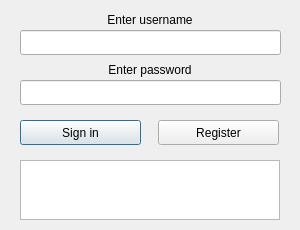
<?xml version="1.0" encoding="UTF-8"?>
<ui version="4.0">
 <class>Dialog</class>
 <widget class="QDialog" name="Dialog">
  <property name="geometry">
   <rect>
    <x>0</x>
    <y>0</y>
    <width>300</width>
    <height>230</height>
   </rect>
  </property>
  <property name="windowTitle">
   <string>Welcome to DevChat</string>
  </property>
  <widget class="QPushButton" name="pushButton">
   <property name="geometry">
    <rect>
     <x>20</x>
     <y>120</y>
     <width>121</width>
     <height>25</height>
    </rect>
   </property>
   <property name="text">
    <string>Sign in</string>
   </property>
  </widget>
  <widget class="QLineEdit" name="lineEdit">
   <property name="geometry">
    <rect>
     <x>20</x>
     <y>30</y>
     <width>261</width>
     <height>25</height>
    </rect>
   </property>
  </widget>
  <widget class="QLabel" name="label">
   <property name="geometry">
    <rect>
     <x>20</x>
     <y>10</y>
     <width>260</width>
     <height>20</height>
    </rect>
   </property>
   <property name="text">
    <string>Enter username</string>
   </property>
   <property name="alignment">
    <set>Qt::AlignCenter</set>
   </property>
  </widget>
  <widget class="QTextBrowser" name="textBrowser">
   <property name="geometry">
    <rect>
     <x>20</x>
     <y>160</y>
     <width>260</width>
     <height>60</height>
    </rect>
   </property>
   <property name="html">
    <string>&lt;!DOCTYPE HTML PUBLIC &quot;-//W3C//DTD HTML 4.0//EN&quot; &quot;http://www.w3.org/TR/REC-html40/strict.dtd&quot;&gt;
&lt;html&gt;&lt;head&gt;&lt;meta name=&quot;qrichtext&quot; content=&quot;1&quot; /&gt;&lt;meta charset=&quot;utf-8&quot; /&gt;&lt;style type=&quot;text/css&quot;&gt;
p, li { white-space: pre-wrap; }
hr { height: 1px; border-width: 0; }
li.unchecked::marker { content: &quot;\2610&quot;; }
li.checked::marker { content: &quot;\2612&quot;; }
&lt;/style&gt;&lt;/head&gt;&lt;body style=&quot; font-family:'Ubuntu'; font-size:11pt; font-weight:400; font-style:normal;&quot;&gt;
&lt;p style=&quot;-qt-paragraph-type:empty; margin-top:0px; margin-bottom:0px; margin-left:0px; margin-right:0px; -qt-block-indent:0; text-indent:0px;&quot;&gt;&lt;br /&gt;&lt;/p&gt;&lt;/body&gt;&lt;/html&gt;</string>
   </property>
  </widget>
  <widget class="QPushButton" name="pushButton_2">
   <property name="geometry">
    <rect>
     <x>158</x>
     <y>120</y>
     <width>121</width>
     <height>25</height>
    </rect>
   </property>
   <property name="text">
    <string>Register</string>
   </property>
  </widget>
  <widget class="QLineEdit" name="lineEdit_2">
   <property name="geometry">
    <rect>
     <x>20</x>
     <y>80</y>
     <width>261</width>
     <height>25</height>
    </rect>
   </property>
  </widget>
  <widget class="QLabel" name="label_2">
   <property name="geometry">
    <rect>
     <x>20</x>
     <y>60</y>
     <width>260</width>
     <height>20</height>
    </rect>
   </property>
   <property name="text">
    <string>Enter password</string>
   </property>
   <property name="alignment">
    <set>Qt::AlignCenter</set>
   </property>
  </widget>
 </widget>
 <resources/>
 <connections/>
</ui>
